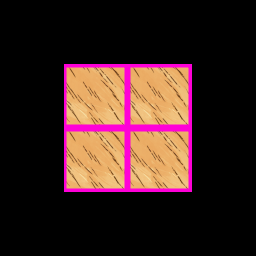

This is a level from a 2D game, rendered from its Tiled map with the project's own tilesets. A one-line summary and the map file follow, with tile-layer data summarised:
An orthogonal 4x4 tile map with 64x64 px tiles, 1 tile layer (BG_TILES) and 5 objects (3x lootcontainer, log_chunk, tent_cone).

<map version="1.0" orientation="orthogonal" width="4" height="4" tilewidth="64" tileheight="64">
 <tileset firstgid="1" source="dont_starve/ground.tsx" />
 <layer name="BG_TILES" width="4" height="4">
  <data>[16 cells, 4 non-empty, 1 distinct tile ids]</data>
 </layer>
 <objectgroup name="FG_OBJECTS" width="4" height="4">
  <object type="log_chunk" x="142" y="80" />
  <object type="lootcontainer" x="163" y="96" />
  <object type="tent_cone" x="94" y="89" />
  <object type="lootcontainer" x="91" y="124" />
  <object type="lootcontainer" x="96" y="143" />
 </objectgroup>
</map>
